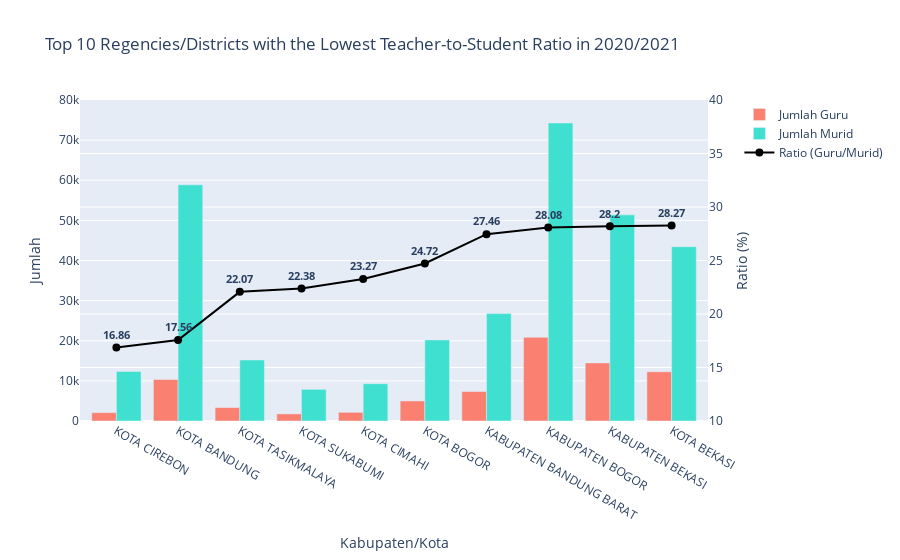

Write notebook code for a chart like this one.
### Code cell
data_filtered = final_high_school_df[final_high_school_df.tahun_ajaran == '2020/2021']
data_filtered['ratio'] = round((data_filtered['jumlah_guru'] / data_filtered['jumlah_murid']) * 100, 2) # Rasio dalam persen
data_sorted = data_filtered.nsmallest(10, 'ratio')

categories = data_sorted['nama_kabupaten_kota'].tolist()
A = data_sorted['jumlah_guru'].tolist()
B = data_sorted['jumlah_murid'].tolist()
ratio = data_sorted['ratio'].tolist()


fig = go.Figure()
fig.add_trace(go.Bar(x=categories, y=A, name='Jumlah Guru', marker_color='salmon', offsetgroup=0))
fig.add_trace(go.Bar(x=categories, y=B, name='Jumlah Murid', marker_color='turquoise', offsetgroup=1))

fig.add_trace(go.Scatter(x=categories, y=ratio, name='Ratio (Guru/Murid)', mode='lines+markers+text',
                         marker=dict(color='black', size=8), text=ratio, textposition='top center', textfont=dict(weight='bold',size=11),
                         yaxis='y2'))

fig.update_layout(
    title='Top 10 Regencies/Districts with the Lowest Teacher-to-Student Ratio in 2020/2021',
    xaxis=dict(title='Kabupaten/Kota'),
    yaxis=dict(title='Jumlah', side='left', range=[0, 80000]),
    yaxis2=dict(title='Ratio (%)', overlaying='y', side='right', range=[10, 40]),
    barmode='group',
    legend=dict(x=1.05, y=1)
)

fig.show()

### Figure 1 — Plotly figure (JSON) as saved in the notebook; plotly's stock layout.template omitted (floating-point values rounded to 4 significant figures)
{"data": [{"marker": {"color": "salmon"}, "name": "Jumlah Guru", "offsetgroup": "0", "type": "bar", "x": ["KOTA CIREBON", "KOTA BANDUNG", "KOTA TASIKMALAYA", "KOTA SUKABUMI", "KOTA CIMAHI", "KOTA BOGOR", "KABUPATEN BANDUNG BARAT", "KABUPATEN BOGOR", "KABUPATEN BEKASI", "KOTA BEKASI"], "y": [2084, 10337, 3356, 1768, 2164, 4997, 7351, 20859, 14485, 12278]}, {"marker": {"color": "turquoise"}, "name": "Jumlah Murid", "offsetgroup": "1", "type": "bar", "x": ["KOTA CIREBON", "KOTA BANDUNG", "KOTA TASIKMALAYA", "KOTA SUKABUMI", "KOTA CIMAHI", "KOTA BOGOR", "KABUPATEN BANDUNG BARAT", "KABUPATEN BOGOR", "KABUPATEN BEKASI", "KOTA BEKASI"], "y": [12363, 58865, 15204, 7899, 9298, 20215, 26771, 74278, 51373, 43436]}, {"marker": {"color": "black", "size": 8}, "mode": "lines+markers+text", "name": "Ratio (Guru/Murid)", "text": ["16.86", "17.56", "22.07", "22.38", "23.27", "24.72", "27.46", "28.08", "28.2", "28.27"], "textfont": {"size": 11, "weight": "bold"}, "textposition": "top center", "type": "scatter", "x": ["KOTA CIREBON", "KOTA BANDUNG", "KOTA TASIKMALAYA", "KOTA SUKABUMI", "KOTA CIMAHI", "KOTA BOGOR", "KABUPATEN BANDUNG BARAT", "KABUPATEN BOGOR", "KABUPATEN BEKASI", "KOTA BEKASI"], "y": [16.86, 17.56, 22.07, 22.38, 23.27, 24.72, 27.46, 28.08, 28.2, 28.27], "yaxis": "y2"}], "layout": {"barmode": "group", "legend": {"x": 1.05, "y": 1}, "title": {"text": "Top 10 Regencies/Districts with the Lowest Teacher-to-Student Ratio in 2020/2021"}, "xaxis": {"title": {"text": "Kabupaten/Kota"}}, "yaxis": {"range": [0, 80000], "side": "left", "title": {"text": "Jumlah"}}, "yaxis2": {"overlaying": "y", "range": [10, 40], "side": "right", "title": {"text": "Ratio (%)"}}}}
